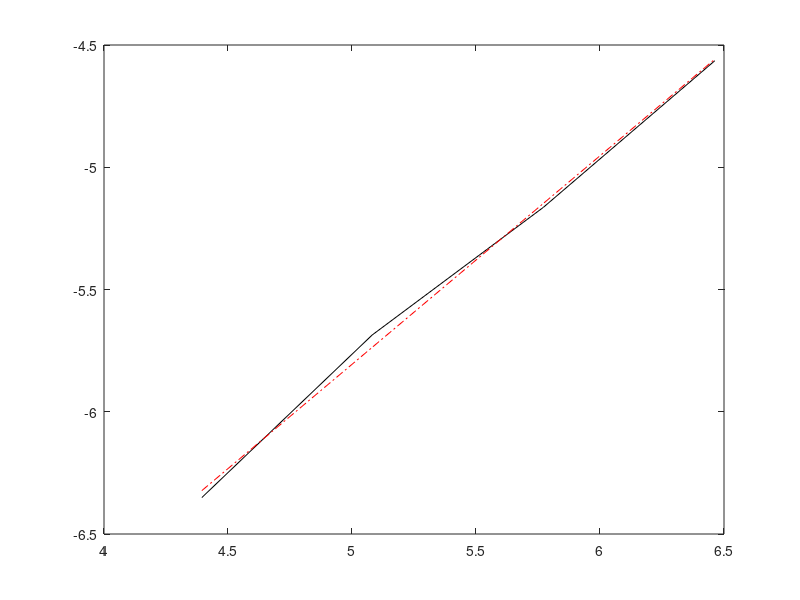

Here is the MATLAB script that generated this plot:
N=[81,161,321,641];
tS=[0.001745,0.003393,0.005718,0.010418];
%plot(log(N), log(tS), '*')
%hold on
figure
xlabel('Log(N)')
ylabel('Log(tS)')
p=polyfit(log(N),log(tS),1);
s=polyval(p,log(N));
plot(log(N),log(tS),'k',log(N),s,'r-.');
%